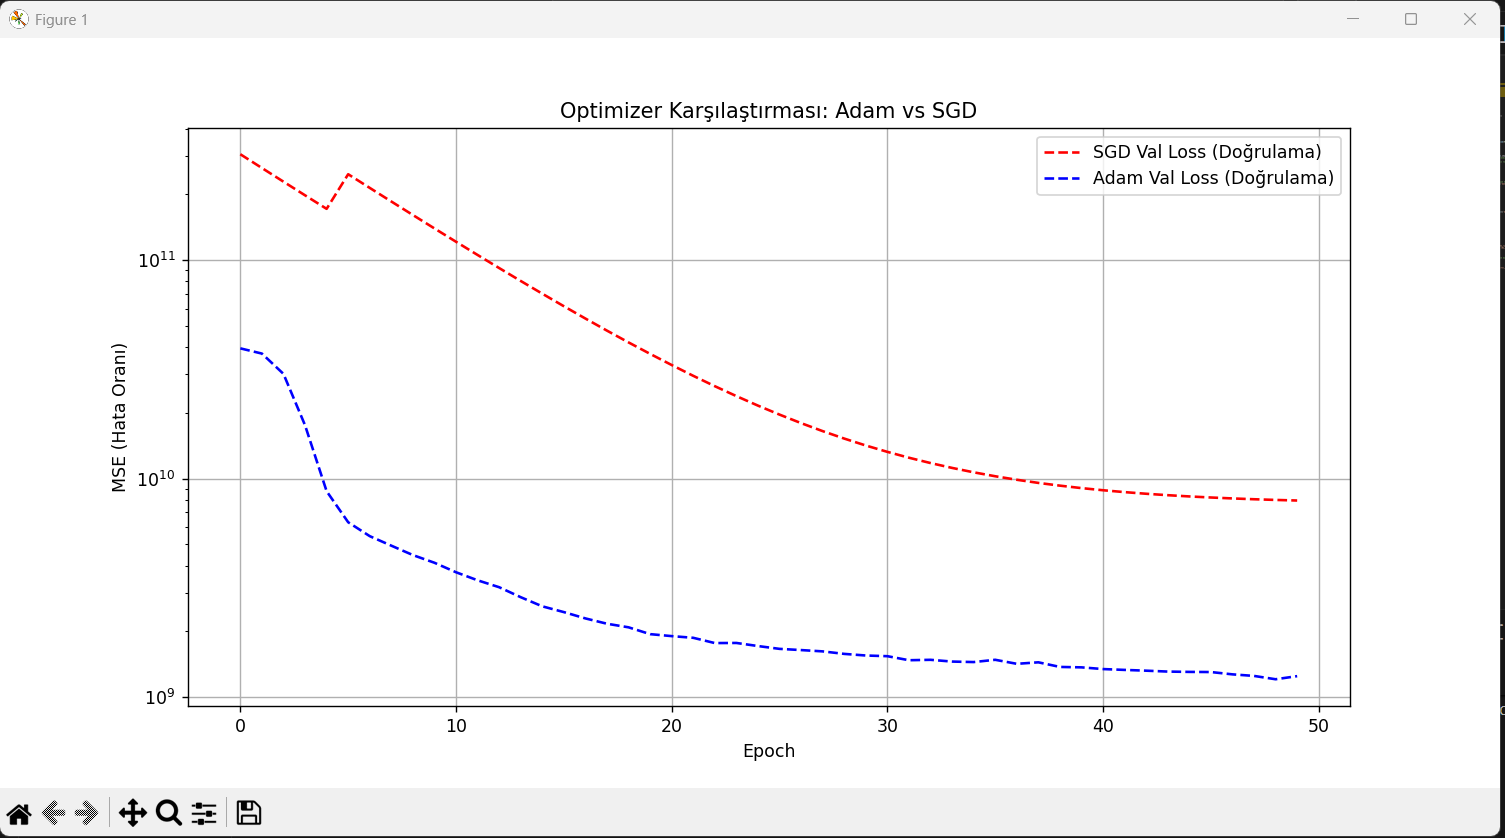

Generate this figure with Python:
import pandas as pd
import numpy as np
import tensorflow as tf
from tensorflow.keras import layers, models, callbacks
from sklearn.model_selection import train_test_split
from sklearn.preprocessing import StandardScaler
from sklearn.impute import SimpleImputer
import matplotlib.pyplot as plt

# ==========================================
# 1. VERİ HAZIRLIĞI
# ==========================================
# Train verisini yükle (Dosya adının doğruluğundan emin ol)
df = pd.read_csv("train.csv")

# Sayısal sütunları seç ve Hedef (SalePrice) değişkenini ayır
num_cols = df.select_dtypes(include=[np.number]).columns.tolist()
y = df['SalePrice'].values
X = df[num_cols].drop('SalePrice', axis=1).values

# Eksik değerleri ortalama ile doldur
imputer = SimpleImputer(strategy='mean')
X = imputer.fit_transform(X)

# Veriyi normalize et (SGD için bu adım hayati önem taşır)
scaler = StandardScaler()
X = scaler.fit_transform(X)

# Eğitim ve Doğrulama setlerine ayır
X_train, X_val, y_train, y_test = train_test_split(X, y, test_size=0.2, random_state=42)

# ==========================================
# 2. MODEL MİMARİSİ
# ==========================================
def build_model():
    model = models.Sequential([
        layers.Dense(64, activation='relu', input_shape=(X_train.shape[1],)),
        layers.Dropout(0.2), # Overfitting'i engellemek için eklendi
        layers.Dense(32, activation='relu'),
        layers.Dense(1)  # Fiyat tahmini (Regression) olduğu için tek çıktı
    ])
    return model

# ==========================================
# 3. OPTIMIZER KARŞILAŞTIRMASI
# ==========================================

# --- SGD Deneyi ---
model_sgd = build_model()
optimizer_sgd = tf.keras.optimizers.SGD(learning_rate=0.001) # Çok büyük sayılarda düşük LR daha güvenlidir
model_sgd.compile(optimizer=optimizer_sgd, loss='mse', metrics=['mae'])

print("\nSGD ile Eğitim Başlıyor...")
history_sgd = model_sgd.fit(
    X_train, y_train,
    validation_data=(X_val, y_test),
    epochs=50,
    batch_size=32,
    verbose=0 # Ekranı çok kirletmemesi için 0 yaptık
)

# --- Adam Deneyi ---
model_adam = build_model()
optimizer_adam = tf.keras.optimizers.Adam(learning_rate=0.01)
model_adam.compile(optimizer=optimizer_adam, loss='mse', metrics=['mae'])

print("Adam ile Eğitim Başlıyor...")
history_adam = model_adam.fit(
    X_train, y_train,
    validation_data=(X_val, y_test),
    epochs=50,
    batch_size=32,
    verbose=0
)

# ==========================================
# 4. SONUÇLARIN GÖRSELLEŞTİRİLMESİ
# ==========================================
plt.figure(figsize=(12, 6))

# Kayıpları (Loss) çizdir
plt.plot(history_sgd.history['val_loss'], label='SGD Val Loss (Doğrulama)', color='red', linestyle='--')
plt.plot(history_adam.history['val_loss'], label='Adam Val Loss (Doğrulama)', color='blue', linestyle='--')

plt.title("Optimizer Karşılaştırması: Adam vs SGD")
plt.xlabel("Epoch")
plt.ylabel("MSE (Hata Oranı)")
plt.yscale('log') # Hatalar çok büyükse grafiği logaritmik görmek daha net sonuç verir
plt.legend()
plt.grid(True)
plt.show()

print("\nİşlem tamamlandı! Grafikte hangi çizginin daha hızlı düştüğüne bakabilirsin.")
